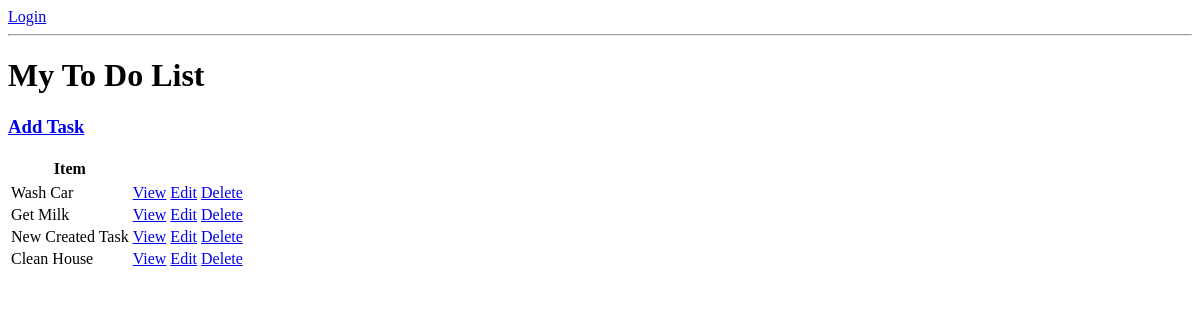
/, run on an earlier commit of the app's database.
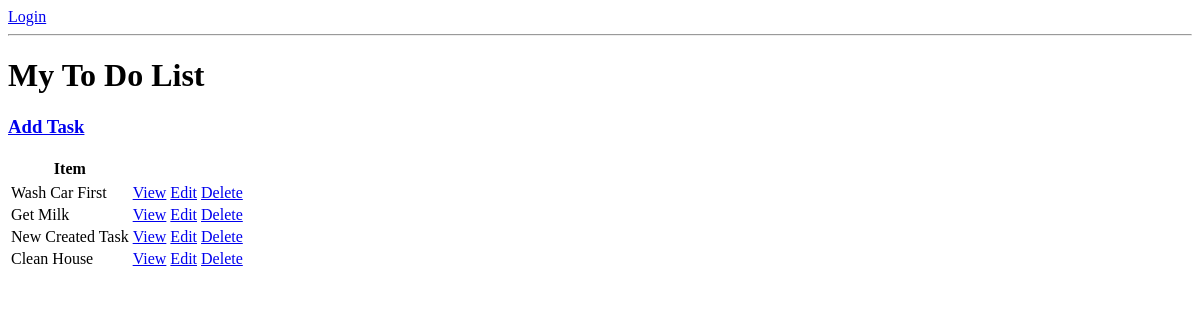
And on a later commit of the database.
### baseApp/models.py (models this page shows, shortened)
class Task(models.Model):
    user = models.ForeignKey(User, on_delete=models.CASCADE, null=True, blank=True)
    title = models.CharField(max_length=50)
    description = models.TextField(null=True, blank=True)
    complete = models.BooleanField(default=False)
    created = models.DateTimeField(auto_now_add=True)
    class Meta:
        ordering = ["complete"]

### baseApp/views.py (the view)
# urls.py: path('', TaskList.as_view(), name="tasks"),
class TaskList(ListView):
    model = Task
    template_name = 'base/task_list.html'
    context_object_name = 'tasks'

### templates/base/task_list.html (shortened to what this page needs)
{% if request.user.is_authenticated %}
<p>{{request.user}}</p>
<a href="{% url 'logout' %}">Logout</a>
{% else %}
<a href=" {% url 'login' %} ">Login</a>
{% endif %}
<hr>
<h1>My To Do List</h1>
<h3><a href=" {% url 'create' %} ">Add Task</a></h3>
<table>
    <tr>
        <th>Item</th>
        <th></th>
        <th></th>
        <th></th>
    </tr>
        {% for task in tasks %}
    <td>{{task.title}}</td>
    <td><a href=" {% url 'detail' task.id %} ">View</a></td>
    <td><a href=" {% url 'update' task.id %} ">Edit</a></td>
    <td><a href=" {% url 'delete' task.id %} ">Delete</a></td>
    {% empty %}
        <h3>No itmes in a list</h3>
        {% endfor %}
</table>

What changed in the data, as far as the page shows it:
changed Task: title "Wash Car" → "Wash Car First"
